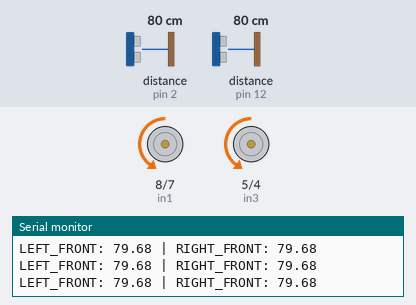
A sketch run on a simulated Arduino Uno, built with avr-gcc and run on an emulated ATmega328P. Parts: motor-driver pin pairs drawn as motors (green arrow = first pin HIGH = forward, orange = second pin HIGH = backward, longer = more drive, scaled by the enable pin), the last lines printed to the serial monitor. Wiring (inferred from the names in the program): 2 × ultrasonic range finder: trigger pin 6, echo pin 2 / trigger pin 13, echo pin 12. The test bench sets the inputs (shaded band); at power-on: distance to the obstacle (sensors on pin 2, pin 12) 80 cm. The echo pulse lasts 58.3 µs per cm.

Above: at 1.2 s.
1.3 s: distance to the obstacle (sensor on pin 2) set to 34 cm
2.8 s: distance to the obstacle (sensor on pin 2) set to 27 cm
At 3.3 s:
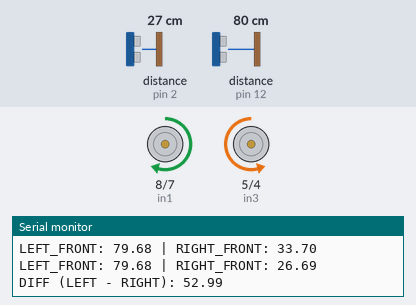
At 3.95 s:
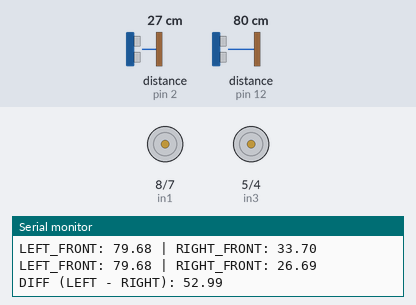
5.8 s: distance to the obstacle (sensor on pin 12) set to 34 cm
8.8 s: distance to the obstacle (sensor on pin 12) set to 29 cm
At 10.1 s:
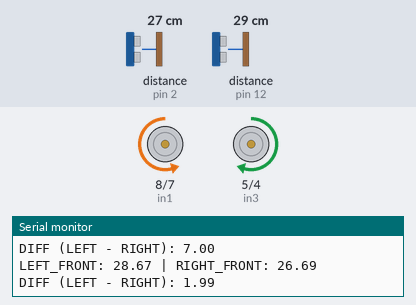
11.8 s: distance to the obstacle (sensor on pin 12) set to 35 cm
14.8 s: distance to the obstacle (sensor on pin 12) set to 2 cm
Timing chart, 0 to 18.8 s (numbered marks = the images above; inputs shaded):
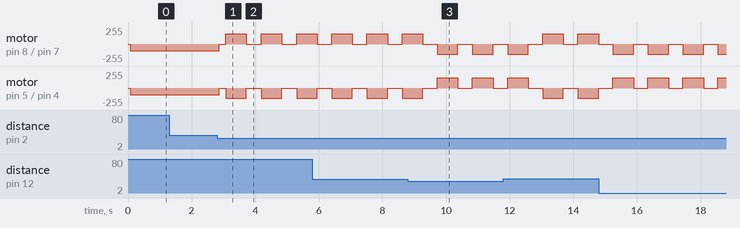

Measured:
- the behaviour switches between 31 and 30 cm on distance to the obstacle (sensor on pin 2) (found by bisection; images 0 and 1)
- the behaviour switches between 32 and 31 cm on distance to the obstacle (sensor on pin 12) (found by bisection; images 2 and 3)
- after the input at 2.8 s, motor on pin 8 (in1) / pin 7 (in2): backward 100/255 → stopped after 0.07 s, then repeats every 1.1 s: forward 155/255 0.65 s, stopped 0.46 s; motor on pin 5 (in3) / pin 4 (in4): backward 100/255 → stopped after 0.07 s, then repeats every 1.1 s: backward 155/255 0.65 s, stopped 0.46 s

The sketch:

robot_control.ino
```cpp
// Motor controller pins
int enA = 9;
int in1 = 8;
int in2 = 7;

int enB = 3;
int in3 = 5;
int in4 = 4;

// Ultrasonic pins
// Both sensors face forward
// Left-front sensor
// echo = 12, trig = 13
// Right-front sensor
// echo = 2, trig = 6
const int leftTrigPin = 13;
const int leftEchoPin = 12;

const int rightTrigPin = 6;
const int rightEchoPin = 2;

// Settings
int forwardSpeed = 100;
int turnSpeed = 155;

float safeDistance = 30.0;
float maxValidDist = 200.0;

// If the two readings are very close, don't overreact
float differenceThreshold = 4.0;

int rightTurnTime = 650;
int leftTurnTime = 650;
int settleTime = 200;

void setup() {
  Serial.begin(9600);

  pinMode(enA, OUTPUT);
  pinMode(enB, OUTPUT);
  pinMode(in1, OUTPUT);
  pinMode(in2, OUTPUT);
  pinMode(in3, OUTPUT);
  pinMode(in4, OUTPUT);

  pinMode(leftTrigPin, OUTPUT);
  pinMode(leftEchoPin, INPUT);

  pinMode(rightTrigPin, OUTPUT);
  pinMode(rightEchoPin, INPUT);

  digitalWrite(leftTrigPin, LOW);
  digitalWrite(rightTrigPin, LOW);

  stopMotors();
}

void loop() {
  float leftDistance = getStableDistance(leftTrigPin, leftEchoPin);
  float rightDistance = getStableDistance(rightTrigPin, rightEchoPin);

  Serial.print("LEFT_FRONT: ");
  Serial.print(leftDistance);
  Serial.print(" | RIGHT_FRONT: ");
  Serial.println(rightDistance);

  bool leftValid = isValidDistance(leftDistance);
  bool rightValid = isValidDistance(rightDistance);

  // If both fail, just stop briefly and try again
  if (!leftValid && !rightValid) {
    stopMotors();
    delay(settleTime);
    return;
  }

  // Compute "front clearance" conservatively:
  // if either front sensor sees something too close, treat front as blocked
  bool frontBlocked = false;

  if (leftValid && leftDistance <= safeDistance) frontBlocked = true;
  if (rightValid && rightDistance <= safeDistance) frontBlocked = true;

  // If front is clear, keep moving
  if (!frontBlocked) {
    moveForward(forwardSpeed);
    delay(60);
    return;
  }

  // Front blocked -> stop first
  stopMotors();
  delay(settleTime);

  // Turning logic for FRONT-FACING sensors:
  // turn away from the closer obstacle
  if (leftValid && !rightValid) {
    // Only left sees obstacle -> obstacle is more on left-front
    // turn right
    turnRightInPlace();
  }
  else if (!leftValid && rightValid) {
    // Only right sees obstacle -> obstacle is more on right-front
    // turn left
    turnLeftInPlace();
  }
  else {
    // Both valid
    float diff = leftDistance - rightDistance;

    Serial.print("DIFF (LEFT - RIGHT): ");
    Serial.println(diff);

    if (abs(diff) <= differenceThreshold) {
      // Pretty similar -> default direction
      turnRightInPlace();
    }
    else if (leftDistance > rightDistance) {
      // More room on left-front, obstacle is closer on right-front
      turnLeftInPlace();
    }
    else {
      // More room on right-front, obstacle is closer on left-front
      turnRightInPlace();
    }
  }

  delay(settleTime);
}

float getDistance(int trigPin, int echoPin) {
  digitalWrite(trigPin, LOW);
  delayMicroseconds(5);

  digitalWrite(trigPin, HIGH);
  delayMicroseconds(10);
  digitalWrite(trigPin, LOW);

  long duration = pulseIn(echoPin, HIGH, 30000);

  if (duration == 0) return -1;

  float distance = duration * 0.0343 / 2.0;

  if (distance > maxValidDist) return -1;
  return distance;
}

float getStableDistance(int trigPin, int echoPin) {
  float d1 = getDistance(trigPin, echoPin);
  delay(10);
  float d2 = getDistance(trigPin, echoPin);
  delay(10);
  float d3 = getDistance(trigPin, echoPin);

  if (isValidDistance(d3)) return d3;
  if (isValidDistance(d2)) return d2;
  if (isValidDistance(d1)) return d1;
  return -1;
}

bool isValidDistance(float d) {
  return d >= 0 && d <= maxValidDist;
}

void moveForward(int speedVal) {
  digitalWrite(in1, LOW);
  digitalWrite(in2, HIGH);
  digitalWrite(in3, LOW);
  digitalWrite(in4, HIGH);

  analogWrite(enA, speedVal);
  analogWrite(enB, speedVal);
}

void turnRightInPlace() {
  digitalWrite(in1, LOW);
  digitalWrite(in2, HIGH);
  digitalWrite(in3, HIGH);
  digitalWrite(in4, LOW);

  analogWrite(enA, turnSpeed);
  analogWrite(enB, turnSpeed);

  delay(rightTurnTime);
  stopMotors();
}

void turnLeftInPlace() {
  digitalWrite(in1, HIGH);
  digitalWrite(in2, LOW);
  digitalWrite(in3, LOW);
  digitalWrite(in4, HIGH);

  analogWrite(enA, turnSpeed);
  analogWrite(enB, turnSpeed);

  delay(leftTurnTime);
  stopMotors();
}

void stopMotors() {
  analogWrite(enA, 0);
  analogWrite(enB, 0);

  digitalWrite(in1, LOW);
  digitalWrite(in2, LOW);
  digitalWrite(in3, LOW);
  digitalWrite(in4, LOW);
}
```
